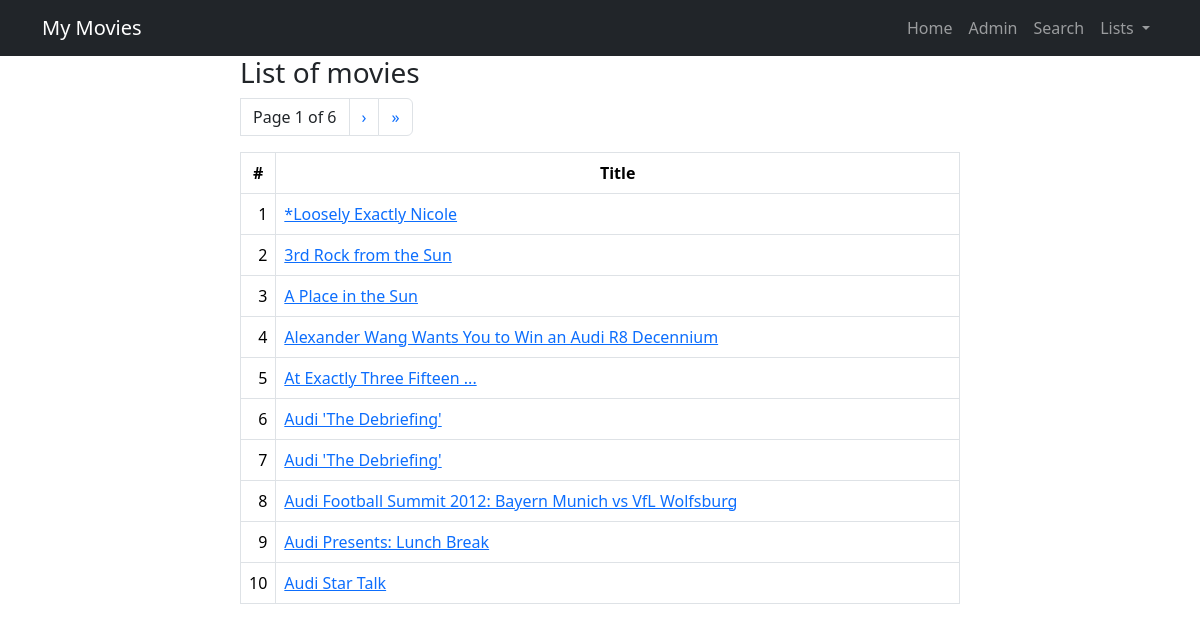
The page /movieapp/movie_list/ on the database its author committed.
### movieapp/models.py (models this page shows, shortened)
class Movie(models.Model):
    title = models.CharField(max_length=100)
    year = models.CharField(max_length=100)
    imdbID = models.CharField(max_length=100)
    type = models.CharField(max_length=100)
    poster= models.CharField(max_length=100)
    class Meta:
        verbose_name_plural = 'movies'
        ordering = ['title']

### movieapp/views.py (the view)
# urls.py: path('movie_list/', views.MovieListView.as_view(), name='movie_list'),  # Country View
class MovieListView(ListView):
    model = Movie
    queryset = Movie.objects.order_by('title')
    context_object_name = 'movies'
    paginate_by = 10
    id = 1

### movieapp/templates/movieapp/movie_list.html (shortened to what this page needs)
{% extends 'base.html' %}
{% block content %}
    <div class="container">
        <div class="row">
            <div class="col-8 mx-auto">
                <h3>List of movies</h3>
              <ul class="pagination">
        <li class="page-link text-dark">
            Page {{ page_obj.number }} of {{ page_obj.paginator.num_pages }}
        </li>
        {% if page_obj.has_next %}
            <li class="page-item">
                <a class="page-link" href="?page={{ page_obj.next_page_number }}">&rsaquo;</a>
            </li>
             <li class="page-item">
                <a class="page-link" href="?page={{ page_obj.paginator.num_pages }}">&raquo;</a>
            </li>
        {% endif %}
  </ul>
                <table class="table table-bordered table-hover">
                    <thead>
                        <tr class="text-center">
                            <th>#</th>
                            <th>Title</th>
                        </tr>
                    </thead>
                    <tbody>
                        {% for movie in movies %}
                            <tr>
                                <td style="text-align: right;", width="15">{{ page_obj.start_index|add:forloop.counter0 }}</td>
                                <td><a href="{% url 'movieapp:movie_detail' pk=movie.id %}">{{ movie.title }}</a></td>
                            </tr>
                        {% endfor %}
                    </tbody>
                </table>
            </div>
        </div>
    </div>
{% endblock %}

### rows shown on the page
Movie: start_index|add "1", title "*Loosely Exactly Nicole"
Movie: start_index|add "2", title "3rd Rock from the Sun"
Movie: start_index|add "3", title "A Place in the Sun"
Movie: start_index|add "4", title "Alexander Wang Wants You to Win an Audi R8 Decennium"
Movie: start_index|add "5", title "At Exactly Three Fifteen ..."
Movie: start_index|add "6", title "Audi 'The Debriefing'"
Movie: start_index|add "7", title "Audi 'The Debriefing'"
Movie: start_index|add "8", title "Audi Football Summit 2012: Bayern Munich vs VfL Wolfsburg"
Movie: start_index|add "9", title "Audi Presents: Lunch Break"
Movie: start_index|add "10", title "Audi Star Talk"

### other values the page prints
{{ page_obj.number }} "1"
{{ page_obj.paginator.num_pages }} "6"
